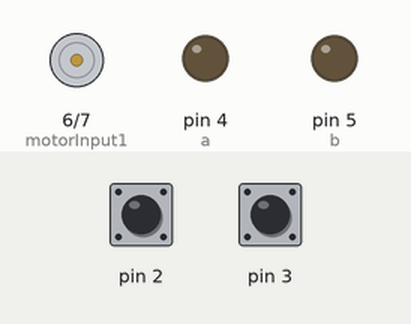
A sketch run on a simulated Arduino Uno, built with avr-gcc and run on an emulated ATmega328P. Shown: motor-driver pin pairs drawn as motors (green arrow = first pin HIGH = forward, orange = second pin HIGH = backward, longer = more drive), output pins drawn as LEDs (lit = HIGH). The inputs (shaded band) are chosen by the test bench; at power-on: pin 2 LOW, pin 3 LOW.

Above: at 1.2 s.
1.3 s: pin 2 pulsed HIGH 5 times (0.12 s each, 0.3 s apart)
At 4.8 s:
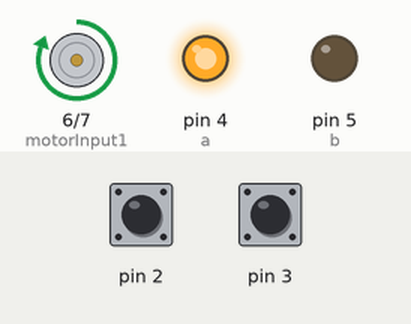
5.8 s: pin 3 pulsed HIGH 5 times (0.12 s each, 0.3 s apart)
At 7.2 s:
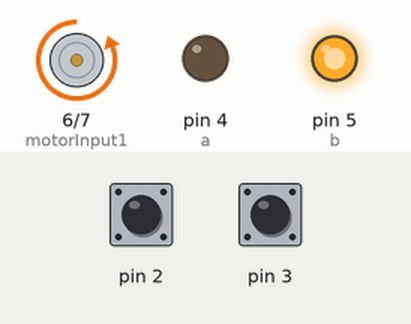
Timing chart, 0 to 10.0 s (numbered marks = the images above; inputs shaded):
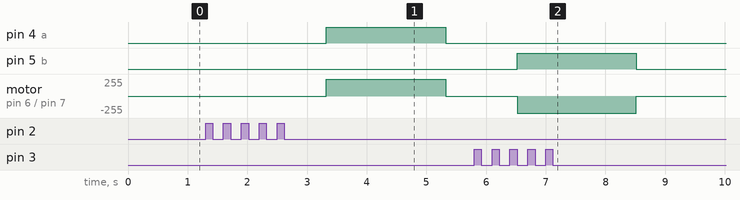

Measured:
- after the input at 1.3 s, pin 4 (a): LOW → HIGH after 2.0 s, → LOW 2.0 s later; motor on pin 6 (motorInput1) / pin 7 (motorInput2): stopped → forward 255/255 after 2.0 s, → stopped 2.0 s later
- after the input at 5.8 s, pin 5 (b): LOW → HIGH after 0.72 s, → LOW 2.0 s later; motor on pin 6 (motorInput1) / pin 7 (motorInput2): stopped → backward 255/255 after 0.72 s, → stopped 2.0 s later

The sketch:

the_titan.ino
```cpp
int motorInput1 = 6; // Pin connected to IN3 on L298N for the motor

int motorInput2 = 7; // Pin connected to IN4 on L298N for the motor

// int ch5 = 9; // Input from FS-IA6B channel 5


double ch1 = 2;

int a = 4; int b = 5;

double ch2 = 3;

int c = 6; int d = 7;


void setup() {

  // Initialize Serial communication

  Serial.begin(9600);


  // Motor control pin modes

  pinMode(motorInput1, OUTPUT);

  pinMode(motorInput2, OUTPUT);


  // FS-IA6B channel input

  // pinMode(ch5, INPUT);


  // Additional control pin modes

  pinMode(2, INPUT);

  pinMode(4, OUTPUT); pinMode(5, OUTPUT);

  pinMode(3, INPUT);

  pinMode(6, OUTPUT); pinMode(7, OUTPUT);

}


void loop() {

  // Read pulse from channel 5

  // int ch5State = pulseIn(ch5, HIGH);


  // Control motor based on ch5 state

  // if (ch5State > 1500) { // Assuming switch on corresponds to HIGH pulse width

  // digitalWrite(motorInput1, HIGH);

  // digitalWrite(motorInput2, LOW); // Adjust based on motor direction control

  // } else {

  // digitalWrite(motorInput1, LOW);

  // digitalWrite(motorInput2, LOW);

  // }


  // Read pulses from channels 1 and 2

  ch1 = pulseIn(2, HIGH);

  ch2 = pulseIn(3, HIGH);


  // Control outputs based on ch1 and ch2 states
if ((ch1 == 0) && (ch2 == 0)) {

    digitalWrite(a, LOW); digitalWrite(b, LOW);

    digitalWrite(c, LOW); digitalWrite(d, LOW);

  } else if ((ch1 > 1530) && (ch2 > 1530)) {

    digitalWrite(a, HIGH); digitalWrite(b, LOW);

    digitalWrite(c, LOW); digitalWrite(d, HIGH);

  } else if ((ch1 > 1530) && (ch2 < 1460)) {

    digitalWrite(a, HIGH); digitalWrite(b, LOW);

    digitalWrite(c, HIGH); digitalWrite(d, LOW);

  } else if ((ch1 < 1460) && (ch2 > 1530)) {

    digitalWrite(a, LOW); digitalWrite(b, HIGH);

    digitalWrite(c, LOW); digitalWrite(d, HIGH);

 } else if ((ch1 < 1460) && (ch2 < 1460)) {

    digitalWrite(a, LOW); digitalWrite(b, HIGH);

    digitalWrite(c, HIGH); digitalWrite(d, LOW);

  } else {

    digitalWrite(a, LOW); digitalWrite(b, LOW);

    digitalWrite(c, LOW); digitalWrite(d,LOW);

}

}
```
